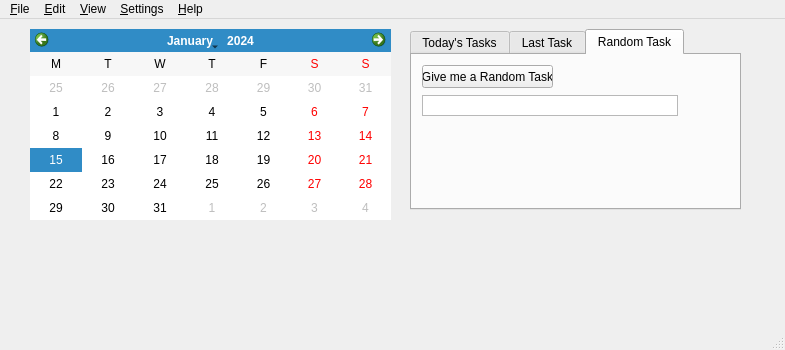
<?xml version="1.0" encoding="UTF-8"?>
<ui version="4.0">
 <class>MainWindow</class>
 <widget class="QMainWindow" name="MainWindow">
  <property name="geometry">
   <rect>
    <x>0</x>
    <y>0</y>
    <width>785</width>
    <height>350</height>
   </rect>
  </property>
  <property name="windowTitle">
   <string>MainWindow</string>
  </property>
  <widget class="QWidget" name="centralwidget">
   <widget class="QCalendarWidget" name="calendarWidget">
    <property name="geometry">
     <rect>
      <x>30</x>
      <y>10</y>
      <width>361</width>
      <height>191</height>
     </rect>
    </property>
    <property name="mouseTracking">
     <bool>false</bool>
    </property>
    <property name="gridVisible">
     <bool>false</bool>
    </property>
    <property name="selectionMode">
     <enum>QCalendarWidget::SingleSelection</enum>
    </property>
    <property name="horizontalHeaderFormat">
     <enum>QCalendarWidget::SingleLetterDayNames</enum>
    </property>
    <property name="verticalHeaderFormat">
     <enum>QCalendarWidget::NoVerticalHeader</enum>
    </property>
   </widget>
   <widget class="QTabWidget" name="tabWidget">
    <property name="enabled">
     <bool>true</bool>
    </property>
    <property name="geometry">
     <rect>
      <x>410</x>
      <y>10</y>
      <width>331</width>
      <height>181</height>
     </rect>
    </property>
    <property name="currentIndex">
     <number>2</number>
    </property>
    <widget class="QWidget" name="tab">
     <attribute name="title">
      <string>Today's Tasks</string>
     </attribute>
     <widget class="QListWidget" name="listWidget">
      <property name="geometry">
       <rect>
        <x>10</x>
        <y>10</y>
        <width>256</width>
        <height>131</height>
       </rect>
      </property>
      <item>
       <property name="text">
        <string>New Item</string>
       </property>
      </item>
     </widget>
    </widget>
    <widget class="QWidget" name="tab_2">
     <attribute name="title">
      <string>Last Task</string>
     </attribute>
     <widget class="QListWidget" name="listWidget_2">
      <property name="geometry">
       <rect>
        <x>10</x>
        <y>10</y>
        <width>256</width>
        <height>21</height>
       </rect>
      </property>
      <item>
       <property name="text">
        <string>New Item</string>
       </property>
      </item>
     </widget>
    </widget>
    <widget class="QWidget" name="tab_3">
     <attribute name="title">
      <string>Random Task</string>
     </attribute>
     <widget class="QPushButton" name="pushButton">
      <property name="geometry">
       <rect>
        <x>10</x>
        <y>10</y>
        <width>131</width>
        <height>23</height>
       </rect>
      </property>
      <property name="layoutDirection">
       <enum>Qt::LeftToRight</enum>
      </property>
      <property name="text">
       <string>Give me a Random Task</string>
      </property>
     </widget>
     <widget class="QListWidget" name="listWidget_3">
      <property name="geometry">
       <rect>
        <x>10</x>
        <y>40</y>
        <width>256</width>
        <height>21</height>
       </rect>
      </property>
     </widget>
    </widget>
   </widget>
  </widget>
  <widget class="QMenuBar" name="menubar">
   <property name="geometry">
    <rect>
     <x>0</x>
     <y>0</y>
     <width>785</width>
     <height>21</height>
    </rect>
   </property>
   <widget class="QMenu" name="menu_File">
    <property name="title">
     <string>&amp;File</string>
    </property>
    <addaction name="action_New"/>
    <addaction name="action_Open"/>
    <addaction name="action_Recent"/>
   </widget>
   <widget class="QMenu" name="menu_Edit">
    <property name="title">
     <string>&amp;Edit</string>
    </property>
   </widget>
   <widget class="QMenu" name="menu_View">
    <property name="title">
     <string>&amp;View</string>
    </property>
   </widget>
   <widget class="QMenu" name="menu_Settings">
    <property name="title">
     <string>&amp;Settings</string>
    </property>
   </widget>
   <widget class="QMenu" name="menu_Help">
    <property name="title">
     <string>&amp;Help</string>
    </property>
   </widget>
   <addaction name="menu_File"/>
   <addaction name="menu_Edit"/>
   <addaction name="menu_View"/>
   <addaction name="menu_Settings"/>
   <addaction name="menu_Help"/>
  </widget>
  <widget class="QStatusBar" name="statusbar"/>
  <action name="action_New">
   <property name="text">
    <string>&amp;New...</string>
   </property>
  </action>
  <action name="action_Open">
   <property name="text">
    <string>&amp;Open...</string>
   </property>
  </action>
  <action name="action_Recent">
   <property name="text">
    <string>&amp;Recent</string>
   </property>
  </action>
 </widget>
 <resources/>
 <connections>
  <connection>
   <sender>pushButton</sender>
   <signal>clicked()</signal>
   <receiver>listWidget_3</receiver>
   <slot>doItemsLayout()</slot>
   <hints>
    <hint type="sourcelabel">
     <x>520</x>
     <y>76</y>
    </hint>
    <hint type="destinationlabel">
     <x>590</x>
     <y>100</y>
    </hint>
   </hints>
  </connection>
  <connection>
   <sender>calendarWidget</sender>
   <signal>clicked(QDate)</signal>
   <receiver>listWidget</receiver>
   <slot>doItemsLayout()</slot>
   <hints>
    <hint type="sourcelabel">
     <x>229</x>
     <y>117</y>
    </hint>
    <hint type="destinationlabel">
     <x>466</x>
     <y>117</y>
    </hint>
   </hints>
  </connection>
 </connections>
</ui>
